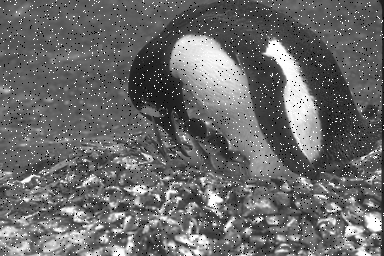
#> input picture 影像處理/9-18/penguin_noise.png, 384 x 256 px
$ python '影像處理9.18.py'
#> lines starting #> are read from the running program, lines starting #| are printed output that depends on the picture; after the words box and inside, x2 and y2 are one past the last pixel; in counts of white or black regions, pixels touching at a corner belong together
# -*- coding: utf-8 -*-
"""
Created on Fri Sep 18 09:27:56 2020

@author: Visitor
"""
import cv2
import numpy as np

img=cv2.imread("penguin_noise.png")
#> img is the input picture: shape (256, 384, 3); min 0, max 255, mean 106
ave=cv2.blur(img,(3,3))
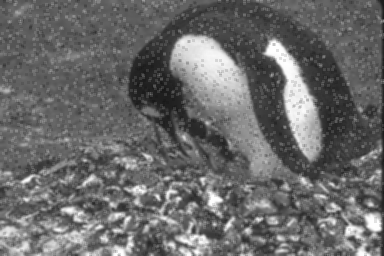
#> ave: shape (256, 384, 3); min 21, max 255, mean 106
med=cv2.medianBlur(img,3)
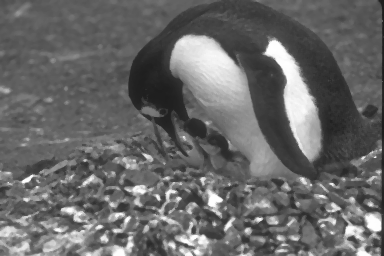
#> med: shape (256, 384, 3); min 26, max 255, mean 104.2

cv2.imshow("img",img)
cv2.imshow("average_img",ave)
cv2.imshow("medium_img",med)
cv2.waitKey()


def calcAndDrawHist(image, color):
    hist= cv2.calcHist([image], [0], None, [256], [0.0,255.0])
    minVal, maxVal, minLoc, maxLoc = cv2.minMaxLoc(hist)
    histImg = np.zeros([256,256,3], np.uint8)
    hpt = int(0.9* 256);

    for h in range(256):
        intensity = int(hist[h]*hpt/maxVal)
        cv2.line(histImg,(h,256), (h,256-intensity), color)

    return histImg;

img=cv2.imread("image.jpg",0)
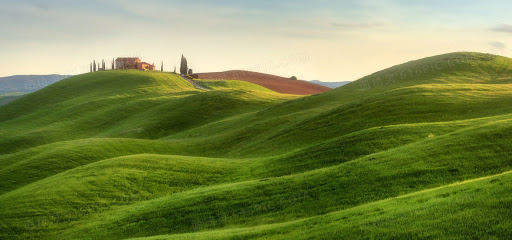
#> input picture 影像處理/9-18/image.jpg, 512 x 240 px
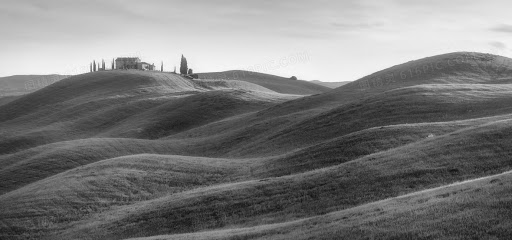
#> img: shape (240, 512); min 15, max 252, mean 122.5
his=calcAndDrawHist(img, (255,255,255))
#> in calcAndDrawHist, `hist= cv2.calcHist([image], [0], None, [256], [0.0,255.0])`: hist = 256 values, max 1481 at index 74, min 0 at index 0, mean 480
#> in calcAndDrawHist, `minVal, maxVal, minLoc, maxLoc = cv2.minMaxLoc(hist)`: minVal = 0; maxVal = 1481; minLoc = (0, 0); maxLoc = (0, 74)
#> the loop in calcAndDrawHist, `for h in range(256):` made 256 passes
#> intensity on passes 1 to 3: 0, 0, 0
#> after the loop in calcAndDrawHist, `for h in range(256):`:
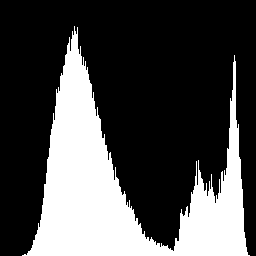
#> histImg: shape (256, 256, 3); 28.9% white; 1 white region, box (x1, y1, x2, y2) and area: (22, 26, 250, 256) 18963
cv2.imshow("histogram",his)
cv2.waitKey()

eqimg=cv2.equalizeHist(img)
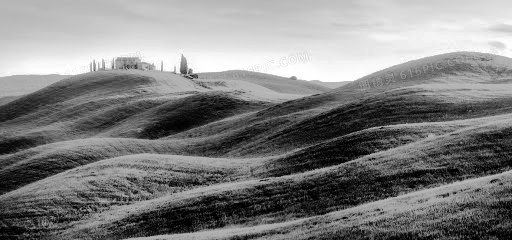
#> eqimg: shape (240, 512); min 0, max 255, mean 128.4
his2=calcAndDrawHist(eqimg, (255,255,255))
#> call 2 of calcAndDrawHist, with color = (255, 255, 255)
#> in calcAndDrawHist (call 2), `hist= cv2.calcHist([image], [0], None, [256], [0.0,255.0])`: hist = 256 values, max 1481 at index 73, min 0 at index 8, mean 478.5
#> in calcAndDrawHist (call 2), `minVal, maxVal, minLoc, maxLoc = cv2.minMaxLoc(hist)`: minLoc = (0, 8); maxLoc = (0, 73)
#> the loop in calcAndDrawHist (call 2), `for h in range(256):` made 256 passes
#> intensity on passes 1 to 3: 34, 74, 48
#> after the loop in calcAndDrawHist (call 2), `for h in range(256):`:
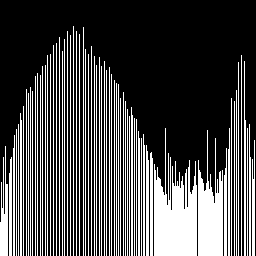
#> histImg: shape (256, 256, 3); 28.9% white; 69 white regions, largest, box (x1, y1, x2, y2) and area: (154, 128, 197, 256) 3266, (198, 130, 223, 256) 1945, (0, 146, 8, 256) 551
cv2.imshow("img",img)
cv2.imshow("eqimg",eqimg)
cv2.imshow("his",his)
cv2.imshow("his2",his2)
cv2.waitKey()
